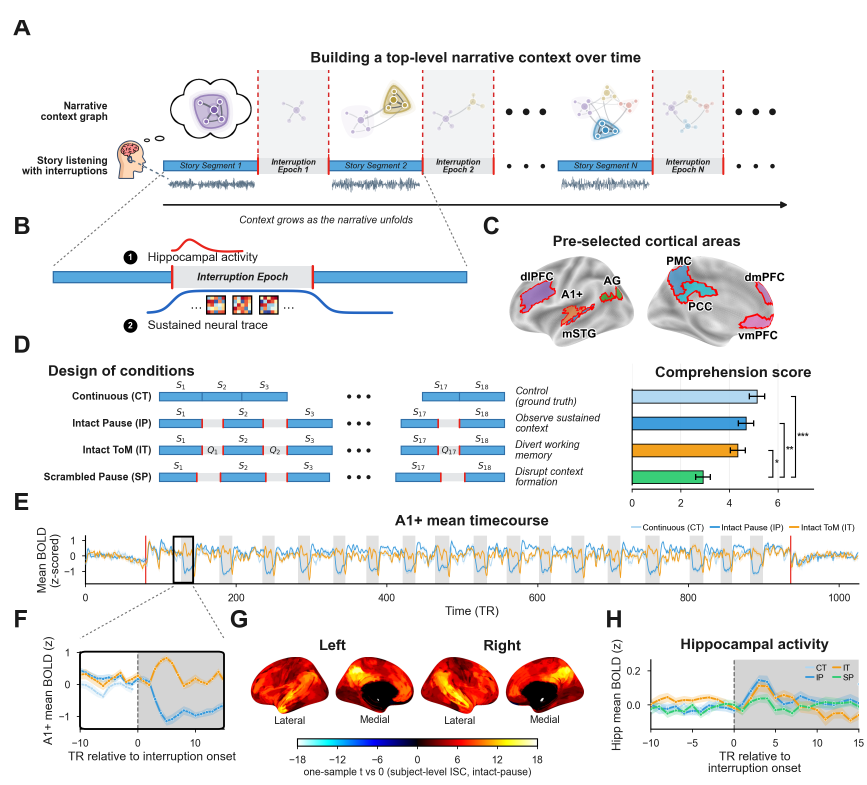
#> input picture output/figures/figure1/full-panel/figure1_full-panel.png, 2600 x 2355 px (shown at 1/3 size)
$ python -i figure3_full-panel.py   (imports and definitions only)
#> lines starting #> are read from the running program, lines starting #| are printed output that depends on the picture; after the words box and inside, x2 and y2 are one past the last pixel; in counts of white or black regions, pixels touching at a corner belong together
#> further down, picture is the input picture: PIL image 2600x2355 RGB; mean R, G, B 235.2, 233.9, 234.1
#!/usr/bin/env python3
"""
figure3_full-panel.py

NATIVE rebuild of the full Figure 3 composite ("Inversion of neural patterns")
as ONE matplotlib figure. Everything — schematic,
timecourse, brain insets, 3D topography surfaces, MVP walls,
voxel scatters, letters, titles — is drawn at the final page size with one
shared type scale, so every text element carries a consistent on-page point
size and stays editable in the SVG (``svg.fonttype: none``).

Panels (top -> bottom, template layout):
    a  interruption schematic (Story Segment N | Interruption Epoch N | Story
       segment N+1) + PMC format-template similarity timecourse (canonical
       format-analysis JSONs staged through
       scripts/helper/sustained_timecourse.py)
    b  IP-group epoch-1 story-phase PMC pattern on R/L medial surfaces
       (rendered by the sibling figure3c.py, no colorbar — panel d's ±0.4
       wall colorbar serves it)
    c  story-phase vs interruption-phase 3D topography surfaces, IP group
       epoch 9 (right-hemisphere PMC sheet from the PMC mask + MVP matrix)
    d  group-mean MVP wall (IP / IT x story / interruption x 17 epochs,
       color range ±0.4)
    e  single-participant MVP wall (IP sub-027, IT sub-026, color range ±1.0)
    f  voxelwise story-phase vs interruption-phase scatters for A1+ / dlPFC /
       PMC, colored by the within-participant story→interruption slope
       (compute via scripts/helper/undershoot_beta.py, deterministic seed)

All panel data come from the canonical scripts/helper/ recipes. Panels d/e reuse
the cropped surface tiles already rendered by the sibling
figure3_mvp-wall.py into output/figures/figure3/figure3_mvp-wall/_render_*/
(same-figure-folder input, exactly as figure2_full-panel.py reuses the
figure2_ttc-4col_line-plot staged maps); if those patches are missing, the
cell is marked "n/a" and the failure is recorded — run figure3_mvp-wall.py
first. All other panel data are (re)computed through the SAME canonical
helpers with their deterministic seeds, then cached under THIS script's
output ``data/`` so layout iterations do not re-run analysis.

Writes ONLY to output/figures/figure3/full-panel/.
"""
from __future__ import annotations

import sys
from pathlib import Path

import numpy as np
import matplotlib
# [1 line not run here, left out]
import matplotlib.pyplot as plt
from matplotlib.cm import ScalarMappable
from matplotlib.colors import LightSource, Normalize, TwoSlopeNorm
from matplotlib.patches import Rectangle
from PIL import Image

SCRIPT = Path(__file__).resolve()
REPO_ROOT = SCRIPT.parents[4]                       # .../mental_continuity
HELPER = SCRIPT.parents[3] / "helper"
if str(HELPER) not in sys.path:
    sys.path.insert(0, str(HELPER))

from pval_label import pval_tail                      # noqa: E402

FIG_ROOT = REPO_ROOT / "output" / "figures" / "figure3"
OUT_DIR = FIG_ROOT / "full-panel"
CACHE_DIR = OUT_DIR / "data"
WALL_ROOT = FIG_ROOT / "figure3_mvp-wall"             # sibling script's tiles
ROI_MASK_DIR = REPO_ROOT / "data" / "roi_masks"

# [7 lines not run here, left out]

# ============================= type scale (pt, on-page: fig embeds at 6.5") ==
# One consistent scale for the whole composite, identical to
# figure2_full-panel.py. NOTE: deliberately below the _figstyle 10/9/8 scale —
# panels d/e pack 17 content columns into the page width, which caps ticks at
# ~5.5 pt (the hand template uses the same effective sizes). Letters stay at
# the guideline's bold 13.
FS_TITLE = 8          # subplot / column / group titles (bold)
FS_LABEL = 6.5        # axis labels
FS_TICK = 5.5         # tick labels, legends
FS_PVAL = 6           # in-panel p-value annotations
LETTER_FS = 13        # panel letters (bold) — FIGURE_GUIDELINE.md
FIGTITLE_FS = 13      # figure title (bold)
INK = "#1a1a1a"

# ============================= page layout (inches, y measured from TOP) ====
PAGE_W = 6.5
M_L = 0.30            # left margin (panel letters live here)
M_R = 0.06
CW = PAGE_W - M_L - M_R
TITLE_H = 0.06          # top margin (no figure-level title)
LETTER_H = 0.14       # letter band above each panel
GAP = 0.05            # gap between a panel's bottom and the next letter band

TASK = "carver"
COND_COLORS = {"intact_pause": "#3498db", "scram_pause": "#2ecc71",
               "intact_tom": "#f39c12"}
COND_LEGEND = {"intact_pause": "Intact pause (IP)",
               "scram_pause": "Scrambled pause (SP)",
               "intact_tom": "Intact ToM (IT)"}

# ---------------------------------------------------------------- row 1 spec
A_W = CW - 0.95       # panel a width; the legend stands right of the Axes
SCHEM_H = 0.26        # schematic band
SCHEM_TC_GAP = 0.03
TC_L_PAD = 0.30       # room for the timecourse y ticks + y-axis title
TC_TITLE_BAND = 0.13  # timecourse title (ax.set_title, pad 3)
TC_H = 0.86
ROW1_BOT = 0.25       # x ticks + x-axis title
ROW1_H = SCHEM_H + SCHEM_TC_GAP + TC_TITLE_BAND + TC_H + ROW1_BOT

# ------------------------------------------------- panel c (brains) + d (topo)
TOPO_EPOCH = 9        # 1-indexed example interruption epoch (group-mean map)
TOPO_VMAX = 2.2
C_TITLE_BAND = 0.26   # two-line brain-block title
C_H = 1.42            # c/d band height (below the shared letter band)
BR_W = 1.18           # one medial brain inset width
C_BRAINS_W = 2 * BR_W + 0.06
X_S0 = M_L + C_BRAINS_W + 0.10       # topography block left edge
S3_W, S3_H = 1.62, 1.40   # one 3D topography Axes (content zoomed to fill)
S3_PITCH = 1.69       # no rect overlap — frame lines/labels can't collide
S3_ZOOM = 1.18        # set_box_aspect zoom — eats the 3D Axes' internal padding
C_CB_W = 0.055        # topo colorbar; its label ends at the shared right edge

# ---------------------------------------------------------------- wall spec
WALL_LBL_W = 0.38     # rotated condition + phase label column
WALL_CB_W = 0.42      # colorbar + tick labels + rotated label
WALL_TGAP = 0.018     # gap between epoch columns
WALL_EPBAND = 0.12    # "ep1".."ep17" header band
WALL_BLOCKGAP = 0.05  # gap between the IP and IT row pairs
N_EP = 17
TILE_AR = 416 / 424   # patch PNG height / width
HEMI = "left"
ROI_DISK = "PMC"
WALL_SPECS = [        # (tag, cbrng, block labels) — no panel titles, as in the
    ("group-mean", 4, ("IP group", "IT group")),         # hand template; the
    ("single-subject", 10, ("one IP subj", "one IT subj")),  # block labels +
]                     # caption identify each wall

# ---------------------------------------------------------------- panel f spec
F_ROIS = ["A1+", "dlPFC", "PMC"]
F_TITLE_BAND = 0.14
F_S = 1.38            # square scatter side
F_L_PAD = 0.34        # room for the first column's y ticks + y-axis title
F_CBGAP = 0.07        # scatter -> colorbar gap
F_CB_W = 0.05
F_CBTICK_W = 0.18     # colorbar tick labels
F_COLGAP = 0.24       # between scatter columns
F_CBLBL_W = 0.24      # rotated colorbar label (last column only)
F_BOT = 0.36          # x ticks + two-line x-axis title


# ============================================================ cached analysis
# [90 lines left out: functions _cache, sustained_results, topo_data, undershoot_data, not called in this run]


# ------------------------------------------------------ brain insets (panel c)
def _crop_content(im, thresh=245):
#> called with thresh = 245
    a = np.asarray(im.convert("RGB"))
    m = np.any(a < thresh, axis=2)
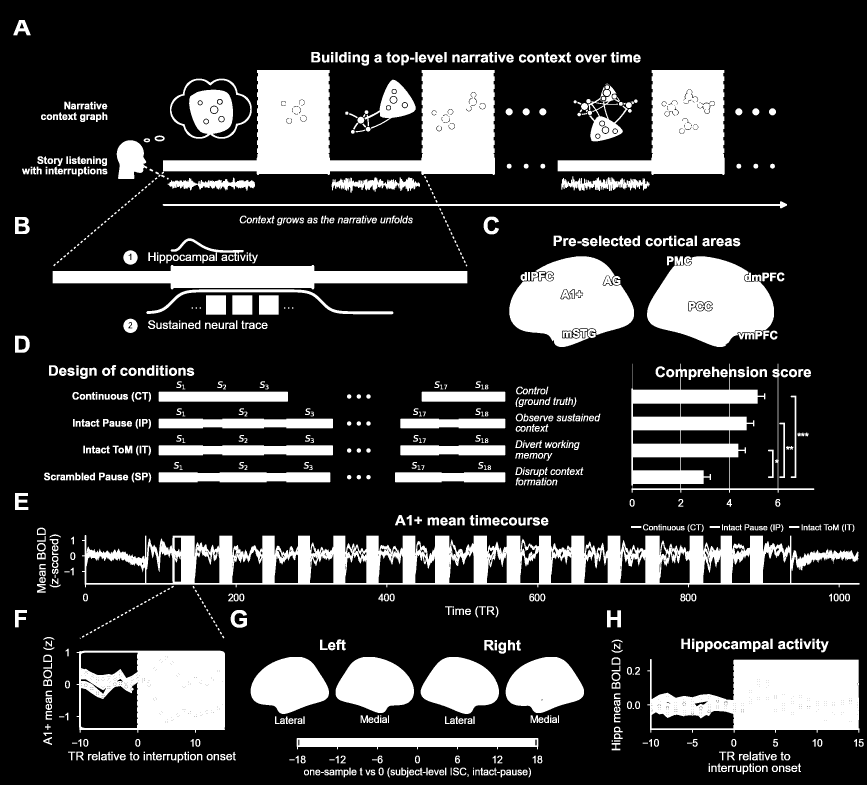
#> m: shape (2355, 2600) bool (shown at 1/3 size); 21.2% white; 1043 white regions (39 under 20 px), largest, box (x1, y1, x2, y2) and area: (246, 1605, 2579, 1762) 159408, (489, 210, 1485, 525) 152761, (1942, 1977, 2579, 2198) 94639
    rs = np.where(m.any(axis=1))[0]
#> rs = 2154 values from 60 to 2331
    cs = np.where(m.any(axis=0))[0]
#> cs = 2548 values from 40 to 2590
    return im.convert("RGB").crop((cs[0], rs[0], cs[-1] + 1, rs[-1] + 1))
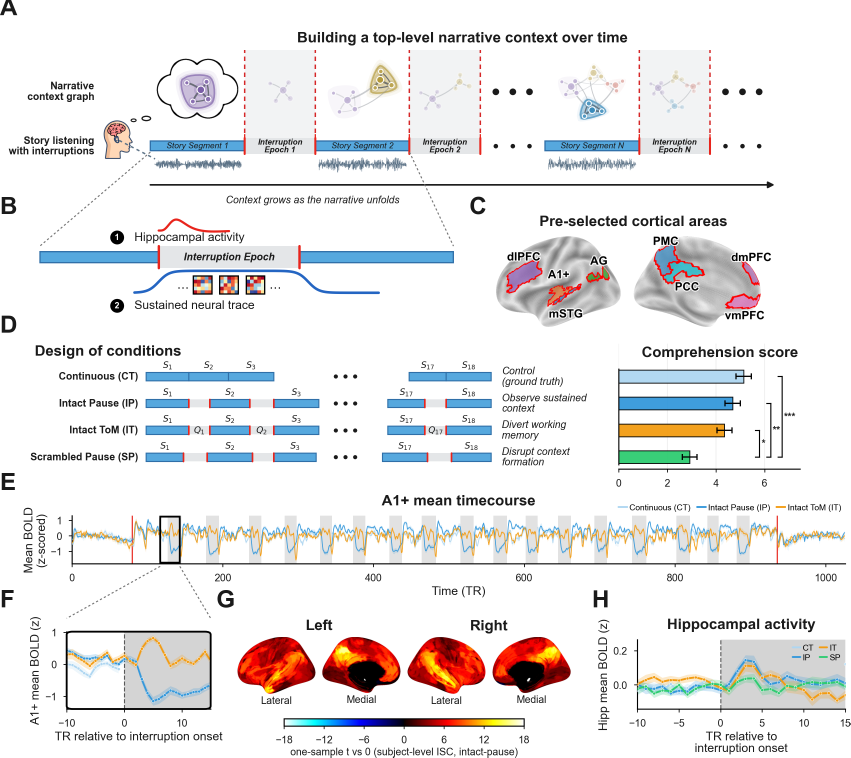
#> returned value: PIL image 2551x2272 RGB (shown at 1/3 size); mean R, G, B 234.1, 232.7, 232.9


# [311 lines left out: functions draw_panel_a, brain_pattern_png, _pattern_bbox, draw_panel_c, not called in this run]


# ============================================================ wall drawing
def wall_tile_geom():
    tile_w = (CW - WALL_LBL_W - WALL_CB_W - (N_EP - 1) * WALL_TGAP) / N_EP
    return tile_w, tile_w * TILE_AR


def wall_height():
    _tw, th = wall_tile_geom()
    return WALL_EPBAND + 4 * th + WALL_BLOCKGAP


# [304 lines left out: functions draw_wall, draw_panel_f, main, not called in this run]


# [2 lines not run here, left out]

>>> from PIL import Image
>>> picture = Image.open('../../../../output/figures/figure1/full-panel/figure1_full-panel.png')
>>> result = _crop_content(picture)
